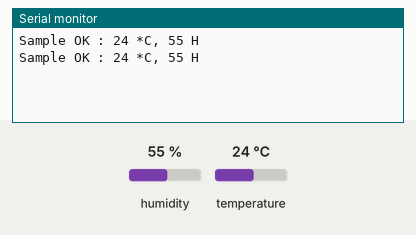
Simulated run of this sketch. Board: Arduino Uno, built with avr-gcc and run on an emulated ATmega328P. Parts: the last lines printed to the serial monitor. The test bench sets the inputs (shaded band); at power-on: humidity 55 %, temperature 24 °C.

Above: at 2.8 s.
2.9 s: humidity set to 22 %
At 5.2 s:
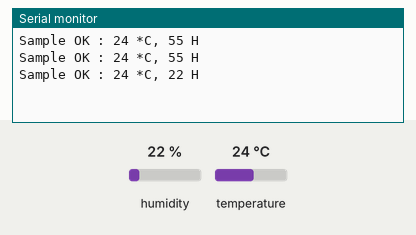
5.6 s: temperature set to 12 °C
At 7.6 s:
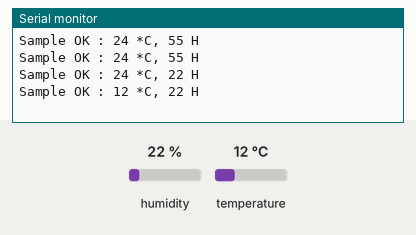
8.3 s: humidity set to 40 %
At 11.2 s:
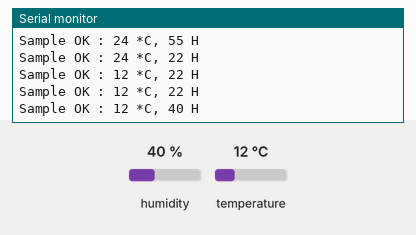
Timing chart, 0 to 12.7 s (numbered marks = the images above; inputs shaded):
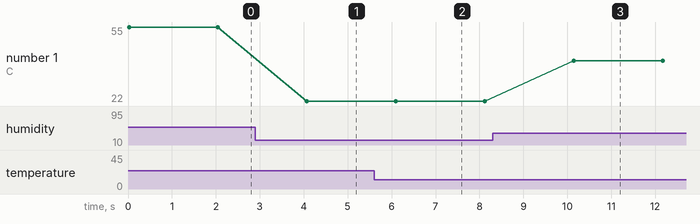

Measured:
- after the input at 2.9 s, the serial monitor: prints a new line after 1.2 s (image 1)
- after the input at 5.6 s, the serial monitor: prints a new line after 0.49 s (image 2)
- after the input at 8.3 s, the serial monitor: prints a new line after 1.8 s (image 3)
- plotted number 1: 55 → 22 after the input at 2.9 s, 22 → 40 after the input at 8.3 s

The sketch:

day03_temphumi.ino
```cpp
#include <SimpleDHT.h>

int DHT_pin = 9;
SimpleDHT11 dht11(DHT_pin);

byte temp = 0;
byte humi = 0;

void setup() {
  Serial.begin(9600);
}

void loop() {
  int err = dht11.read(&temp, &humi, NULL);
  if(err != SimpleDHTErrSuccess) {
    Serial.print("Read DHT11 Failed, err = ");
    Serial.println(err);
    delay(1000);
    return;
  }

  Serial.print("Sample OK : ");
  Serial.print((int)temp); Serial.print(" *C, ");
  Serial.print((int)humi); Serial.println(" H");

  delay(2000);
}
```
